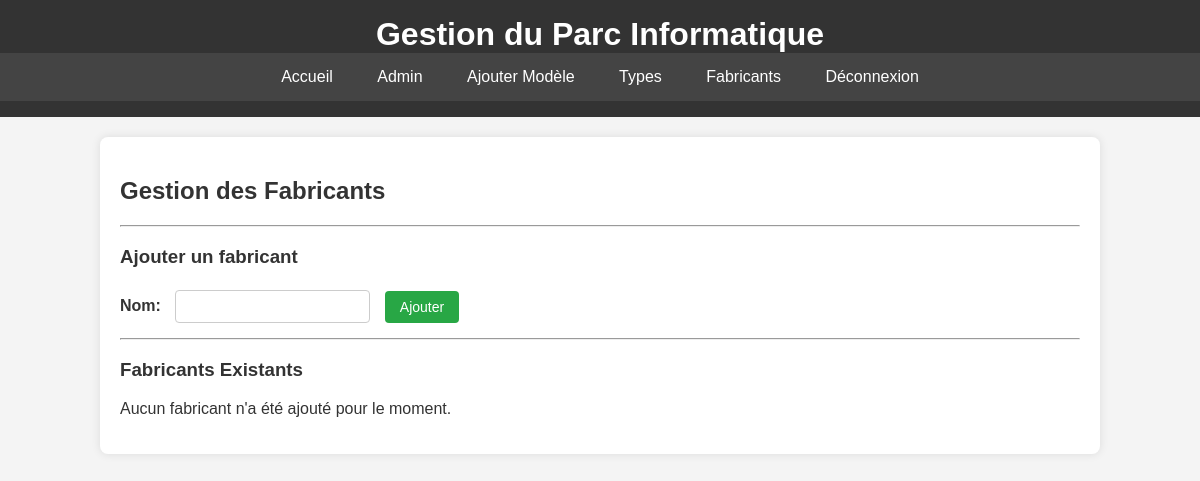
The page /admin/fabricants (signed in) on the database as committed earlier.
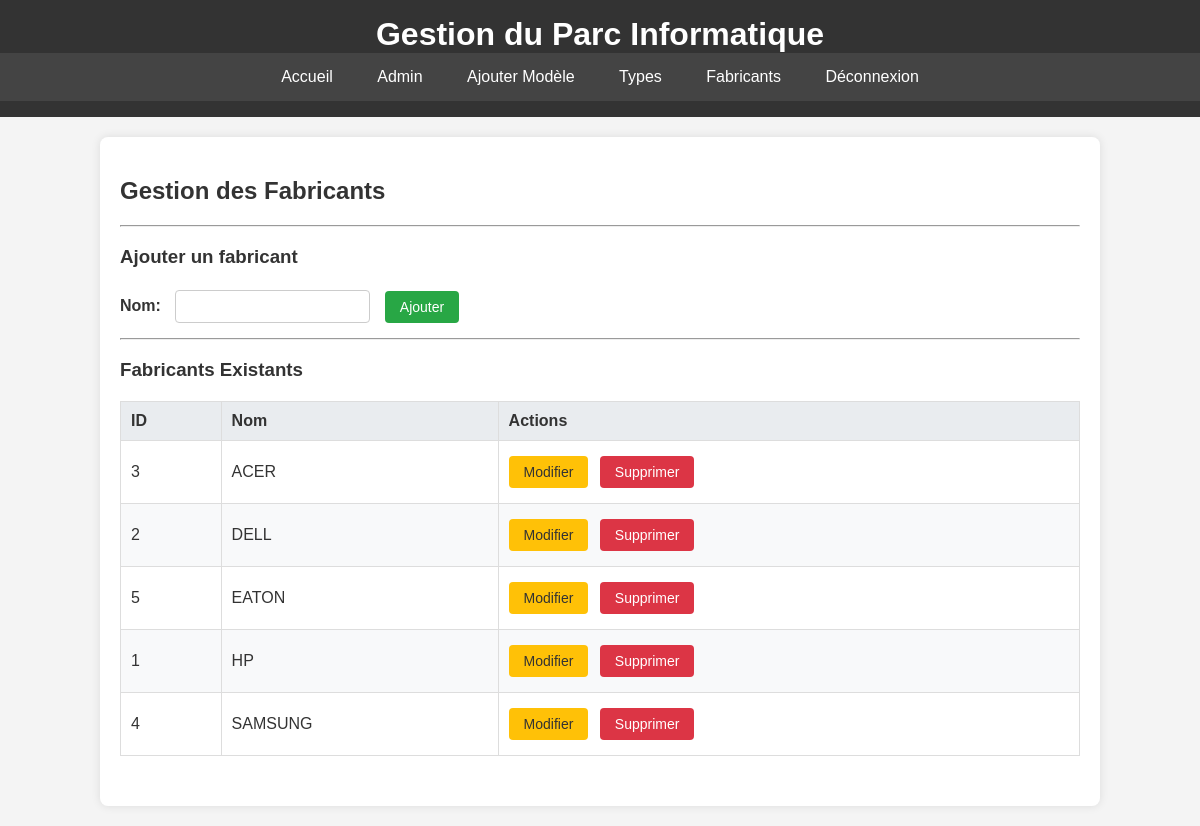
The same page on the database as committed later.
### Gestion Materials/app.py (models this page shows, shortened)
class Fabricant(db.Model):
    id = db.Column(db.Integer, primary_key=True)
    nom = db.Column(db.String(80), unique=True, nullable=False)
    modeles = db.relationship('Modele', backref='fabricant', lazy=True)

### Gestion Materials/app.py (the view, shortened to what this page needs)
@app.route('/admin/fabricants', methods=['GET', 'POST'])
@login_required
def admin_fabricants():
    tous_fabricants = Fabricant.query.order_by(Fabricant.nom).all()
    return render_template('admin_fabricants.html', fabricants=tous_fabricants)

### Gestion Materials/app.py (called while the page is built)
def login_required(f):
    @wraps(f)
    def decorated_function(*args, **kwargs):
        if 'logged_in' not in session:
            flash('Veuillez vous connecter pour accéder à cette page.', 'warning')
            return redirect(url_for('admin_login'))
        return f(*args, **kwargs)
    return decorated_function

### Gestion Materials/templates/admin_fabricants.html (shortened to what this page needs)
{% extends "base.html" %}
{% block content %}
    <h2>Gestion des Fabricants</h2>
    <hr>
    <h3>Ajouter un fabricant</h3>
    <form method="post" action="{{ url_for('admin_fabricants') }}" class="add-form">
        <div>
            <label for="nom">Nom:</label>
            <input type="text" id="nom" name="nom" required>
            <button type="submit" class="btn btn-add">Ajouter</button>
        </div>
    </form>
    <hr>
    <h3>Fabricants Existants</h3>
    {% if fabricants %}
        <table class="table-admin">
            <thead>
                <tr>
                    <th>ID</th>
                    <th>Nom</th>
                    <th>Actions</th>
                </tr>
            </thead>
            <tbody>
                {% for fab in fabricants %}
                <tr>
                    <td>{{ fab.id }}</td>
                    <td>{{ fab.nom }}</td>
                    <td class="actions">
                        <a href="{{ url_for('admin_edit_fabricant', id=fab.id) }}" class="btn btn-edit">Modifier</a>
                        <form method="post" action="{{ url_for('admin_delete_fabricant', id=fab.id) }}" onsubmit="return confirm('Êtes-vous sûr de vouloir supprimer ce fabricant ?');">
                            <button type="submit" class="btn btn-delete">Supprimer</button>
                        </form>
                    </td>
                </tr>
                {% endfor %}
            </tbody>
        </table>
    {% else %}
        <p>Aucun fabricant n'a été ajouté pour le moment.</p>
    {% endif %}
{% endblock %}

Rows that differ between the two databases and show on the page:
added Fabricant: id "3", nom "ACER"
added Fabricant: id "2", nom "DELL"
added Fabricant: id "5", nom "EATON"
added Fabricant: id "1", nom "HP"
added Fabricant: id "4", nom "SAMSUNG"
Other text that changed with them:
text no longer shown: "Aucun fabricant n'a été ajouté pour le moment."
text now shown: "ID Nom Actions"
